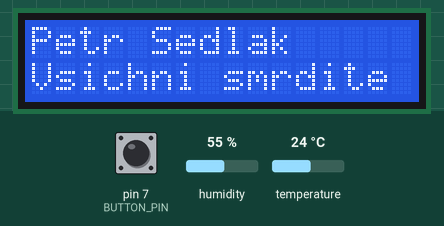
Simulated run of this sketch. Board: Arduino Uno, built with avr-gcc and run on an emulated ATmega328P. Shown: 16×2 character LCD. The inputs (shaded band) are chosen by the test bench; at power-on: pin 7 (BUTTON_PIN) LOW, humidity 55 %, temperature 24 °C. What the sketch prints to the serial monitor is not drawn.

Above: at 2.6 s.
2.7 s: pin 7 (BUTTON_PIN) pulled HIGH for 2.6 s
At 4.8 s:
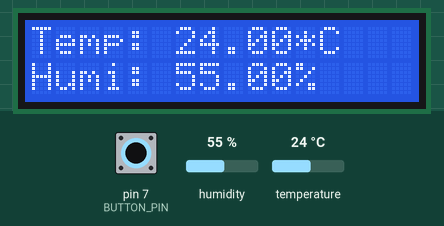
Timing chart, 0 to 6.3 s (numbered marks = the images above; inputs shaded):
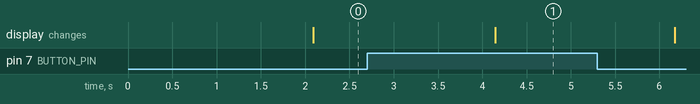

Measured:
- after the input at 2.7 s, the display: changes after 1.4 s (image 1)

The sketch:

teplota.ino
```cpp
#include "DHT.h"

#include <LiquidCrystal_I2C.h>
LiquidCrystal_I2C lcd(0x27, 16, 2);

#define BUTTON_PIN 7

#define DHTPIN 2     // what pin we're connected to
#define DHTTYPE DHT11   // DHT 11
DHT dht(DHTPIN, DHTTYPE);

void setup() {
  Serial.begin(9600);
  Serial.println("DHT test!");
  lcd.init();
  lcd.backlight();
  dht.begin();
}

void loop() {
  delay(2000);

    if (digitalRead(BUTTON_PIN) == HIGH) {

      float h = dht.readHumidity();
      float t = dht.readTemperature();

      Serial.print("Humidity: ");
      Serial.print(h);
      Serial.print(" %\t");
      Serial.print("Temperature: ");
      Serial.print(t);
      Serial.print(" *C ");

      lcd.clear();
      lcd.setCursor(0,0);
      lcd.print("Temp: ");
      lcd.print(t);
      lcd.print("*C") ;

      lcd.setCursor(0,1);
      lcd.print("Humi: ");
      lcd.print(h);
      lcd.print("%") ;
  }

  else {
    lcd.clear();
    lcd.setCursor(0,0);
    lcd.print("Petr Sedlak");
    lcd.setCursor(0,1);
    lcd.print("Vsichni smrdite");
  }
}
```
